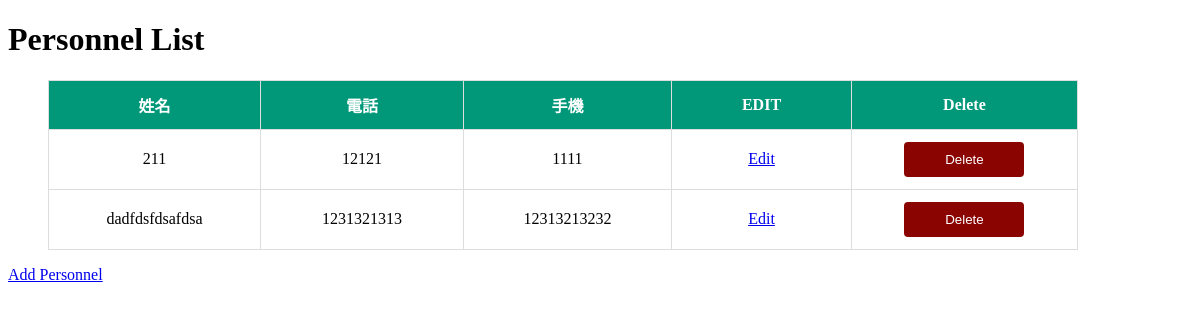
Before: / with the older database file.
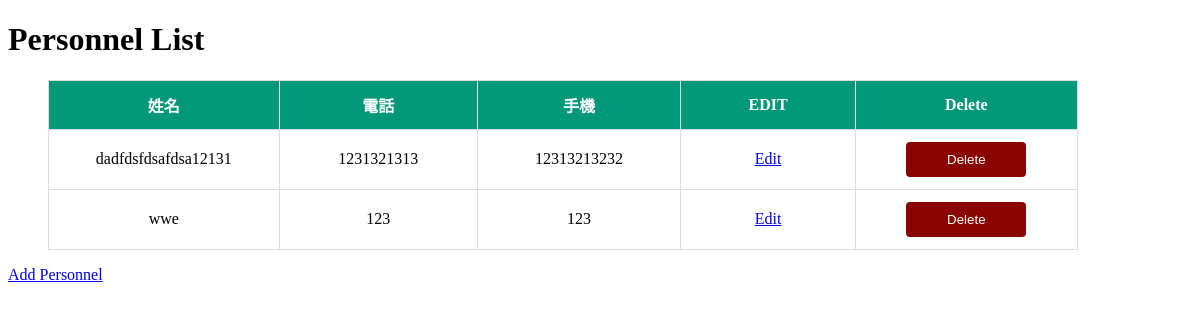
After: the same page with the newer database file.
### tables this page shows
CREATE TABLE personnel (
        id INTEGER PRIMARY KEY AUTOINCREMENT,
        name TEXT NOT NULL,
        phone TEXT,
        mobile TEXT
    );

### app.py (the view)
@app.route('/')
def index():
    conn = sqlite3.connect('example.db')
    cursor = conn.cursor()
    cursor.execute('SELECT * FROM personnel')
    personnel_list = cursor.fetchall()
    cursor.close()
    return render_template('index.html', personnel_list=personnel_list)

### templates/index.html (shortened to what this page needs)
<!DOCTYPE html>
<html lang="en">
  <head>
    <link
      rel="stylesheet"
      href="{{ url_for('static', filename='css/styles.css') }}"
    />
  </head>
  <body>
    <h1>Personnel List</h1>
    <ul>
      <table border="1" cellpadding="0" cellspacing="0" class="centered-table">
        <th>姓名</th>
        <th>電話</th>
        <th>手機</th>
        <th>EDIT</th>
        <th>Delete</th>
        {% for person in personnel_list %}
        <tr>
          <td>{{ person[1] }}</td>
          <td>{{ person[2] }}</td>
          <td>{{ person[3] }}</td>
          <td>
            <a href="{{ url_for('edit_personnel', personnel_id=person[0]) }}"
              >Edit</a
            >
          </td>
          <td>
            <form method="post" action="{{ url_for('handle_actions') }}">
              <button type="submit" class="delete-btn">
                Delete
              </button>
            </form>
          </td>
        </tr>
        {% endfor %}
      </table>
    </ul>
    <a href="{{ url_for('add_personnel') }}">Add Personnel</a>
  </body>
</html>

Changed rows visible on the page:
removed personnel: name "211", phone "12121", mobile "1111"
changed personnel: name "dadfdsfdsafdsa" → "dadfdsfdsafdsa12131"
added personnel: name "wwe", phone "123", mobile "123"
